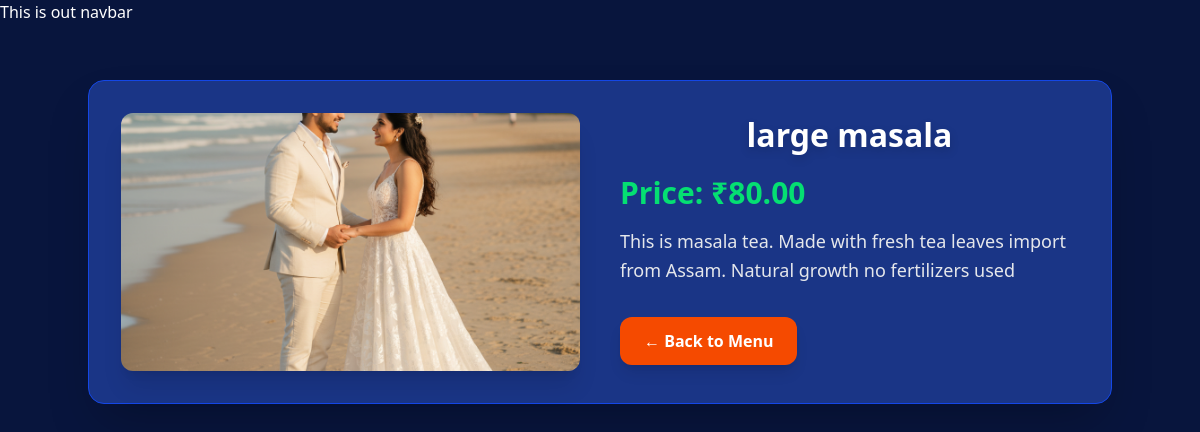
Page /chai/2/ on the committed database.
### chai/models.py (models this page shows, shortened)
class ChaiVarity(models.Model):
    CHAI_TYPE_CHOICE = [
        ('ML', 'MASALA'),
        ('GR', 'GINGER'),
        ('KL', 'KIWI'),
        ('PL', 'PLAIN'),
        ('EL', 'ELACHI'),
    ]
    name = models.CharField(max_length=100)
    image = models.ImageField(upload_to='chais/')
    date_added = models.DateTimeField(default=timezone.now)
    type = models.CharField(max_length=2, choices=CHAI_TYPE_CHOICE)
    description = models.TextField(default="")
    price = models.DecimalField(max_digits=5, decimal_places=2, default=0)

### chai/views.py (the view)
# urls.py: path('<int:chai_id>/', views.chai_detail, name='chai_detail'),
def chai_detail(request, chai_id):
    chai = get_object_or_404(ChaiVarity, pk=chai_id)
    return render(request, 'chai/chai_detail.html', {"chai": chai})

### chai/templates/chai/chai_detail.html (shortened to what this page needs)
{% extends "layout.html" %}
{% block content %}
<div class="max-w-5xl mx-auto mt-14 bg-blue-900/90 border border-blue-700 rounded-2xl shadow-2xl
            p-8 flex flex-col lg:flex-row gap-10">
    <div class="lg:w-1/2">
        <img class="w-full aspect-video object-cover rounded-xl shadow-xl"
             src="{{ chai.image.url }}" alt="{{ chai.name }}">
    </div>
    <div class="lg:w-1/2 flex flex-col justify-center">
        <h1 class="text-5xl font-extrabold text-white mb-6 drop-shadow-lg">
            {{ chai.name }}
        </h1>
        <p class="text-3xl font-bold text-green-400 mb-4">
            Price: ₹{{ chai.price }}
        </p>
        <p class="text-gray-200 text-lg leading-relaxed mb-8">
            {{ chai.description }}
        </p>
        <a href="/chai/">
            <button class="bg-orange-600 hover:bg-orange-700 text-white font-semibold px-6 py-3
                           rounded-xl shadow-lg transition">
                ← Back to Menu
            </button>
        </a>
    </div>
</div>
{% endblock %}

### static/style.css (style rules this page uses)
body { background-color: #08153d; color: #ffffff; }
h1 { text-align: center; font-size: 2em; }

### rows in the picture
ChaiVarity: image (picture), name "large masala", price "80.00", description "This is masala tea. Made with fresh tea leaves import from Assam. Natural growth no fertilizers used"
